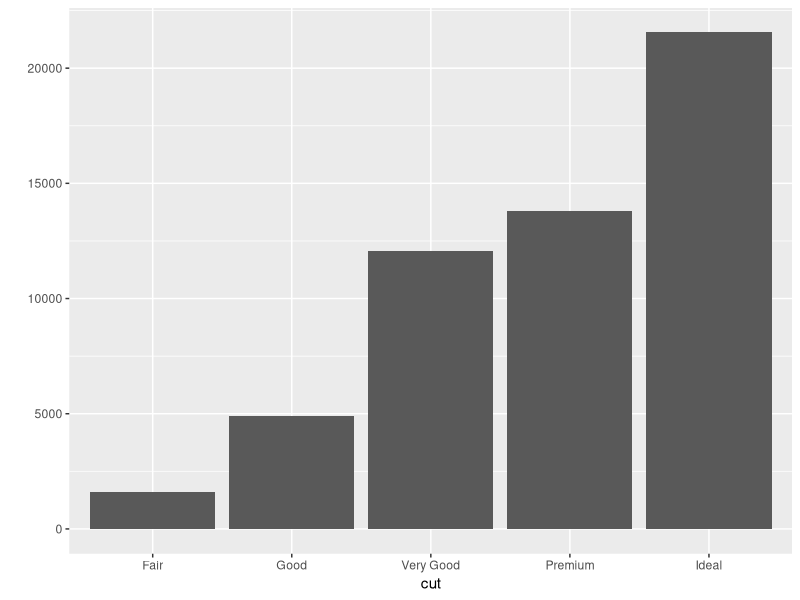
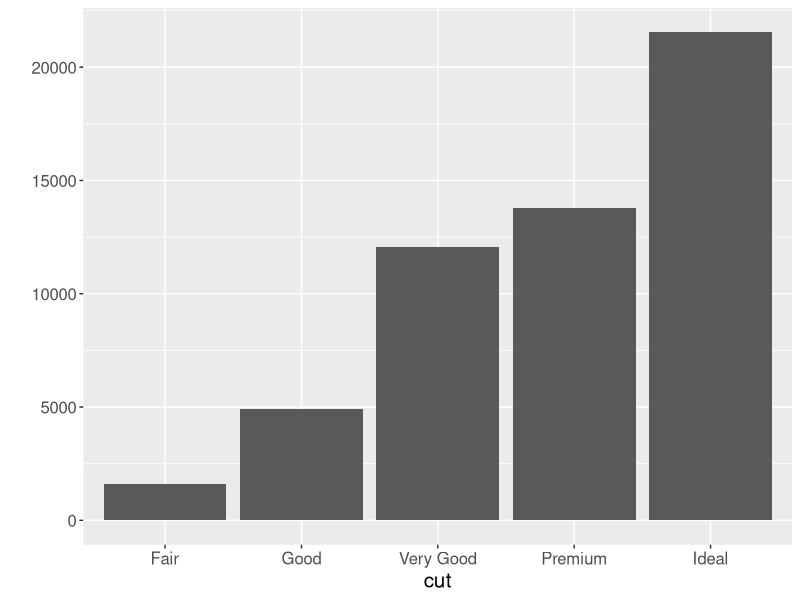
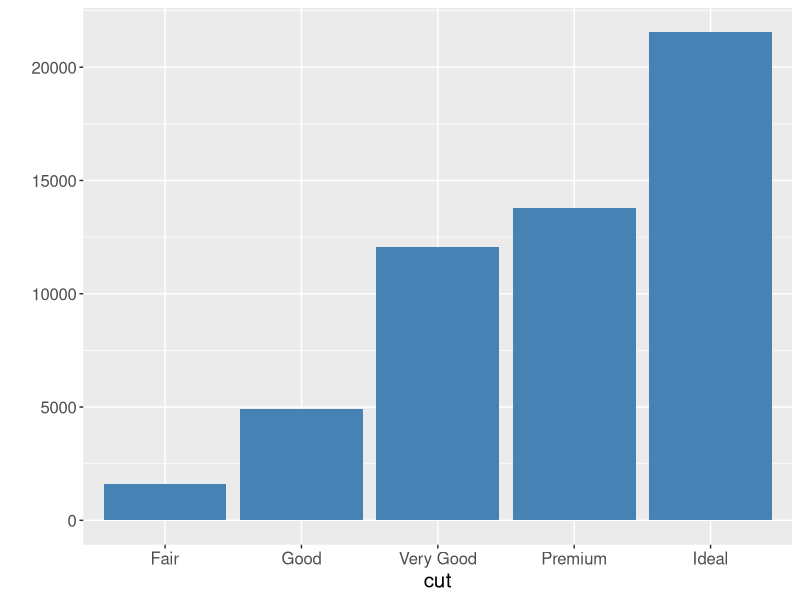
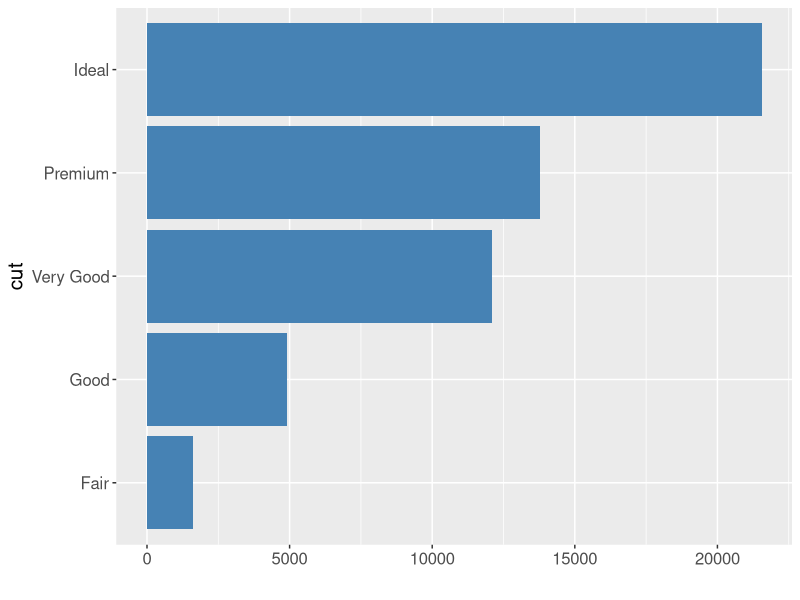
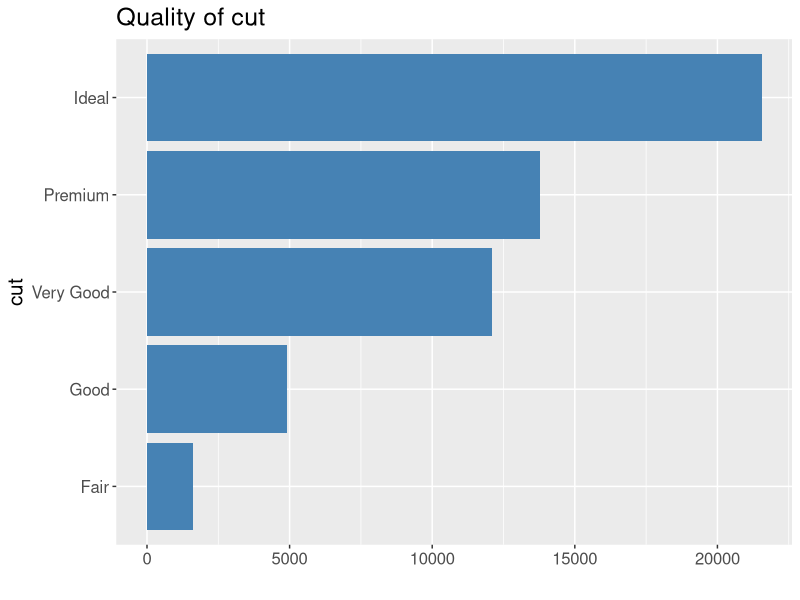
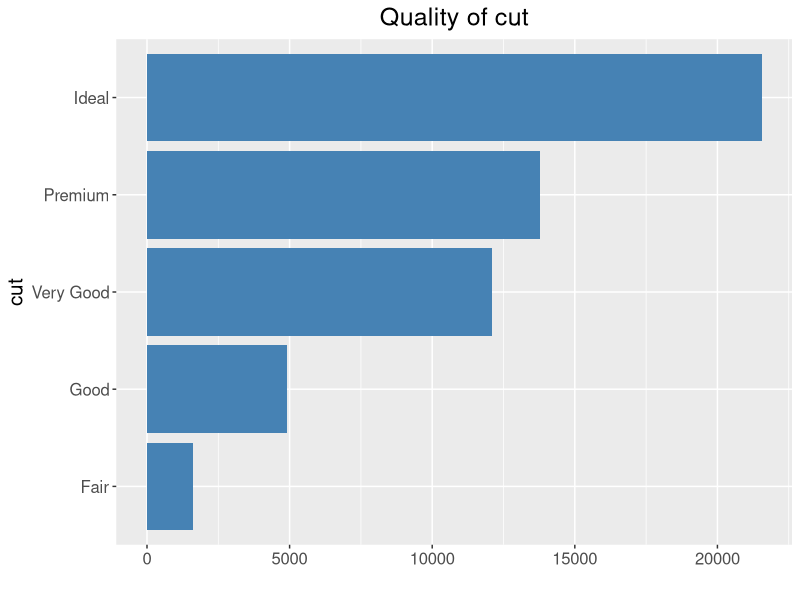
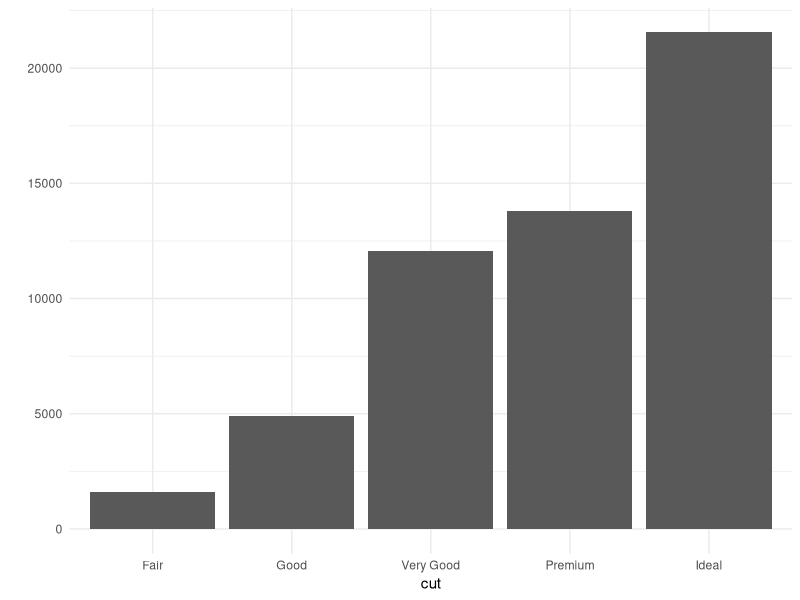
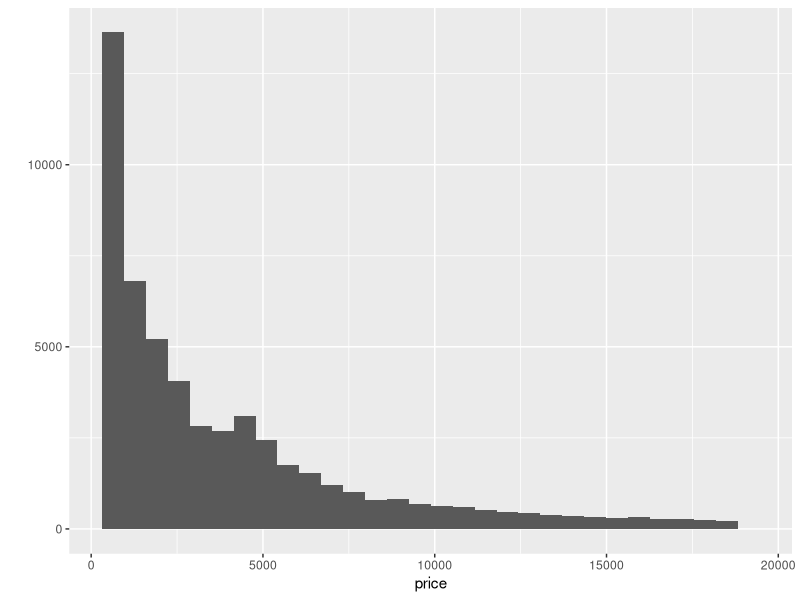

Reproduce these figures in R, in order.
## ---- chunk 1
knitr::opts_chunk$set(error = FALSE, message = FALSE, warning = FALSE)
## ---- chunk 2
library(ggplot2)
data(diamonds)
## ---- chunk 3
colnames(diamonds)
## ---- chunk 4
qplot(cut, data=diamonds)
## ---- chunk 5
barcut = qplot(cut, data=diamonds)
## ---- chunk 6
barcut = barcut+theme(text=element_text(size=15))
barcut
## ---- chunk 7
barcut = barcut+geom_bar(fill='steelblue')
barcut
## ---- chunk 8
barcut = barcut+coord_flip()
barcut
## ---- chunk 9
barcut = barcut+ggtitle("Quality of cut")
barcut 
## ---- chunk 10
barcut + theme(plot.title = element_text(hjust = 0.5))
## ---- chunk 11
qplot(cut, data=diamonds)+theme_minimal()
## ---- chunk 12
qplot(price,data=diamonds)
## ---- chunk 13
qplot(price, geom='density', data=diamonds) 
## ---- chunk 14
qplot(price, geom='density', data=diamonds) + geom_density(fill='steelblue')
## ---- chunk 15
q1 = qplot(x=cut, fill=color, data=diamonds)
q1
## ---- chunk 16
q2 = qplot(x=color, fill=cut, data=diamonds)
q2 
## ---- chunk 17
q2 + scale_fill_brewer(palette="Spectral")
## ---- chunk 18
q2 + coord_flip()
## ---- chunk 19
tab = table(diamonds$color, diamonds$cut)
round(prop.table(tab,1),2)
round(prop.table(tab,2),2)
chisq.test(tab)
## ---- chunk 20
qplot(x=price, fill=cut, data=diamonds)
## ---- chunk 21
qplot(x=price, color=cut, geom='density', data=diamonds)
## ---- chunk 22
qplot(x=cut, y=price, geom='boxplot', data=diamonds)+coord_flip()
## ---- chunk 23
qplot(x=cut, y=price, fill=cut, geom='boxplot', data=diamonds)+
  theme(legend.position="none")+
  coord_flip()
## ---- chunk 24
qplot(price, facets = cut ~ ., data=diamonds)
## ---- chunk 25
qplot(x=carat, y=price, data=diamonds)
## ---- chunk 26
qplot(x=carat, y=price, data=diamonds)+geom_smooth()
## ---- chunk 27
qplot(x=carat, y=price, data=diamonds)+geom_smooth(method='lm')
## ---- chunk 28
qplot(x=log(carat), y=log(price), data=diamonds)+geom_smooth(method='lm')
## ---- chunk 29
qplot(x=carat, y=price, data=diamonds)+ 
  xlab("carat (weight)") + 
  ylab("price ($)") + 
  ggtitle("Price vs carat") +
  xlim(c(0,10))+
  ylim(c(0,30000))
